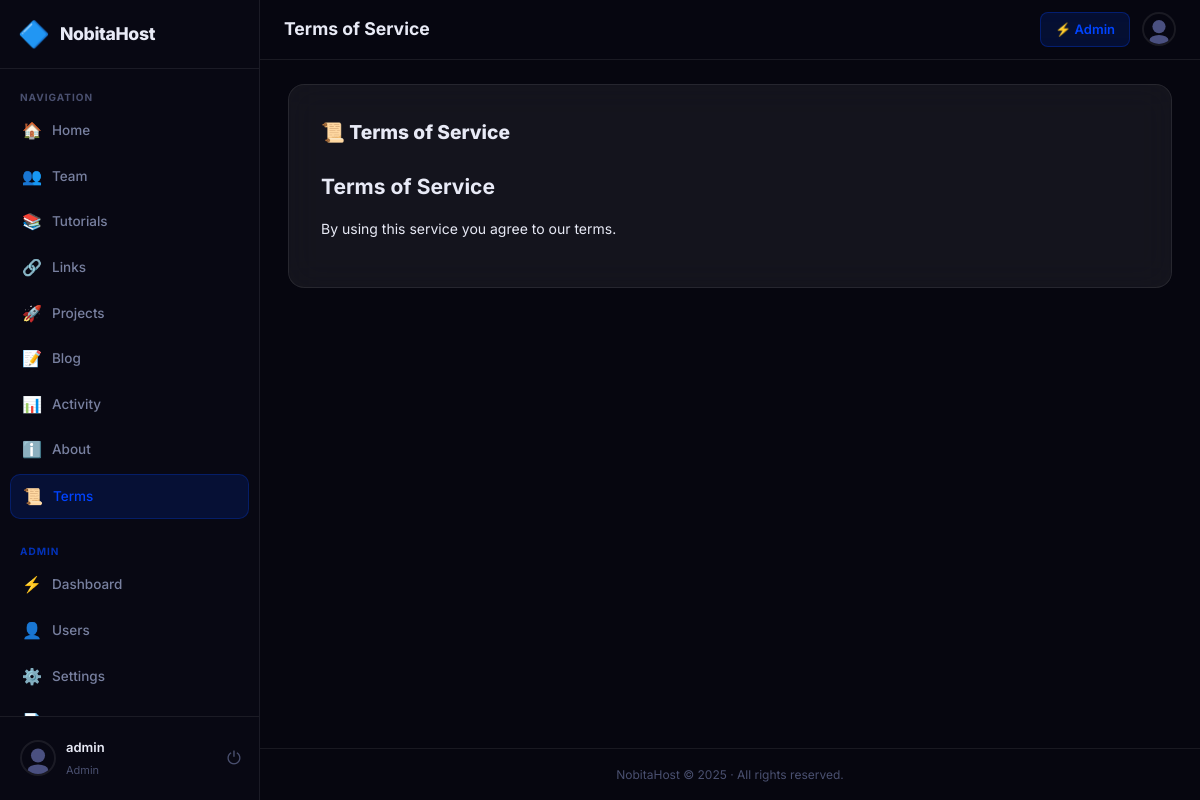
The page /index.php?page=terms (signed in) on the database its author committed.
### tables this page shows
CREATE TABLE users (
      id INTEGER PRIMARY KEY AUTOINCREMENT,
      username TEXT UNIQUE NOT NULL,
      email TEXT UNIQUE NOT NULL,
      password TEXT NOT NULL,
      role TEXT NOT NULL DEFAULT 'user',
      status TEXT NOT NULL DEFAULT 'active',
      owner_id INTEGER DEFAULT NULL,
      profile_pic TEXT DEFAULT '',
      bio TEXT DEFAULT '',
      two_factor_enabled INTEGER NOT NULL DEFAULT 0,
      two_factor_secret TEXT DEFAULT NULL,
      is_demo INTEGER NOT NULL DEFAULT 0,
      last_login TEXT,
      last_ip TEXT DEFAULT '',
      created_at TEXT NOT NULL DEFAULT (datetime('now'))
    );

CREATE TABLE content_pages (
      id INTEGER PRIMARY KEY AUTOINCREMENT,
      slug TEXT UNIQUE NOT NULL,
      title TEXT NOT NULL,
      content TEXT DEFAULT '',
      updated_at TEXT,
      updated_by INTEGER
    );

### settings.php (called while the page is built, shortened)
<?php
function getContentPage(string $slug): ?array {
    $db   = getDB();
    $stmt = $db->prepare("SELECT * FROM content_pages WHERE slug = ?");
    $stmt->execute([$slug]);
    return $stmt->fetch() ?: null;
}

### index.php (called while the page is built, shortened)
<?php
require_once __DIR__ . '/auth.php';
require_once __DIR__ . '/settings.php';
require_once __DIR__ . '/helpers.php';
require_once __DIR__ . '/mailer.php';
$page = $_GET['page'] ?? 'home';
$routes = [
    'login'        => ['pages/auth/login.php',     false, false],
    'register'     => ['pages/auth/register.php',  false, false],
    'logout'       => ['pages/auth/logout.php',    false, false],
    'forgot'       => ['pages/auth/forgot.php',    false, false],
    'reset'        => ['pages/auth/reset.php',     false, false],
    'verify-2fa'   => ['pages/auth/verify-2fa.php',false, false],
    'home'         => ['pages/user/home.php',         true, false],
    'profile'      => ['pages/user/profile.php',      true, false],
    'team'         => ['pages/user/team.php',          true, false],
    'about'        => ['pages/user/about.php',         true, false],
    'tutorials'    => ['pages/user/tutorials.php',     true, false],
    'projects'     => ['pages/user/projects.php',      true, false],
    'links'        => ['pages/user/links.php',         true, false],
    'activity'     => ['pages/user/activity.php',      true, false],
    'blog'         => ['pages/user/blog.php',          true, false],
    'blog-post'    => ['pages/user/blog-post.php',     true, false],
    'terms'        => ['pages/user/terms.php',         true, false],
    'admin'        => ['pages/admin/dashboard.php',   true, true],
    'admin-users'  => ['pages/admin/users.php',       true, true],
    'admin-settings' => ['pages/admin/settings.php', true, true],
    'admin-content'  => ['pages/admin/content.php',  true, true],
    'admin-tutorials'=> ['pages/admin/tutorials.php', true, true],
    'admin-blog'     => ['pages/admin/blog.php',      true, true],
    'admin-activity' => ['pages/admin/activity.php',  true, true],
    'admin-roles'    => ['pages/admin/roles.php',     true, true],
    'admin-links'    => ['pages/admin/links.php',     true, true],
    'admin-projects' => ['pages/admin/projects.php',  true, true],
];
[$file, $needsAuth, $needsAdmin] = $routes[$page];
$filePath = __DIR__ . '/' . $file;
include $filePath;

### helpers.php (called while the page is built, shortened)
<?php
function h(string $str): string {
    return htmlspecialchars($str, ENT_QUOTES | ENT_HTML5, 'UTF-8');
}
function avatarUrl(?string $profilePic, string $username): string {
    return 'public/img/avatar.svg';
}

### auth.php (called while the page is built, shortened)
<?php
function currentUser(): ?array {
    $db   = getDB();
    $stmt = $db->prepare("SELECT * FROM users WHERE id = ?");
    $stmt->execute([$_SESSION['user_id']]);
    $u = $stmt->fetch();
    return $u;
}
function requireLogin(): array {
    $user = currentUser();
    return $user;
}
function isAdmin(?array $user): bool {
    return $user && $user['role'] === 'admin';
}

### pages/user/terms.php (the view, shortened to what this page needs)
<?php
$user   = requireLogin();
$pageId = 'terms';
$page   = getContentPage('terms');
$content_text = $page ? $page['content'] : '<p>Terms of service coming soon.</p>';
?>
<div class="terms-page">
  <div class="card content-page">
    <h2 class="section-title">📜 Terms of Service</h2>
    <div class="content-body"><?= $content_text ?></div>
  </div>
</div>
<?php
include __DIR__ . '/../../views/layout.php';

### views/partials/sidebar.php (shortened to what this page needs)
<?php
$s         = $s ?? getSettings();
$user      = $user ?? currentUser();
$panelName = h($s['panel_name'] ?? 'NobitaHost');
$logoType  = $s['logo_type'] ?? 'emoji';
$logoEmoji = h($s['logo_emoji'] ?? '🔷');
$logoUrl   = h($s['logo_url'] ?? '');
$isAdmin   = isAdmin($user);
$pageId    = $pageId ?? '';
$navItems = [
    ['icon'=>'🏠','label'=>'Home',      'page'=>'home'],
    ['icon'=>'👥','label'=>'Team',       'page'=>'team'],
    ['icon'=>'📚','label'=>'Tutorials',  'page'=>'tutorials'],
    ['icon'=>'🔗','label'=>'Links',      'page'=>'links'],
    ['icon'=>'🚀','label'=>'Projects',   'page'=>'projects'],
    ['icon'=>'📝','label'=>'Blog',       'page'=>'blog'],
    ['icon'=>'📊','label'=>'Activity',   'page'=>'activity'],
    ['icon'=>'ℹ️', 'label'=>'About',     'page'=>'about'],
    ['icon'=>'📜','label'=>'Terms',      'page'=>'terms'],
];
$adminItems = [
    ['icon'=>'⚡','label'=>'Dashboard',  'page'=>'admin'],
    ['icon'=>'👤','label'=>'Users',      'page'=>'admin-users'],
    ['icon'=>'⚙️', 'label'=>'Settings',  'page'=>'admin-settings'],
    ['icon'=>'📄','label'=>'Content',    'page'=>'admin-content'],
    ['icon'=>'🎥','label'=>'Tutorials',  'page'=>'admin-tutorials'],
    ['icon'=>'✏️', 'label'=>'Blog',      'page'=>'admin-blog'],
    ['icon'=>'🔗','label'=>'Links',      'page'=>'admin-links'],
    ['icon'=>'🚀','label'=>'Projects',   'page'=>'admin-projects'],
    ['icon'=>'📋','label'=>'Activity',   'page'=>'admin-activity'],
];
?>
<aside class="sidebar" id="sidebar">
  <div class="sidebar-header">
    <a href="index.php?page=home" class="sidebar-brand">
      <?php if ($logoType === 'image' && $logoUrl): ?>
        <img src="<?= $logoUrl ?>" alt="logo" class="brand-logo-img">
      <?php else: ?>
        <span class="brand-logo-emoji"><?= $logoEmoji ?></span>
      <?php endif; ?>
      <span class="brand-name"><?= $panelName ?></span>
    </a>
  </div>
  <nav class="sidebar-nav">
    <div class="nav-section">
      <span class="nav-section-label">Navigation</span>
      <?php foreach ($navItems as $item): ?>
      <a href="index.php?page=<?= $item['page'] ?>"
         class="nav-item <?= ($pageId === $item['page']) ? 'active' : '' ?>">
        <span class="nav-icon"><?= $item['icon'] ?></span>
        <span class="nav-label"><?= $item['label'] ?></span>
      </a>
      <?php endforeach; ?>
    </div>
    <?php if ($isAdmin): ?>
    <div class="nav-section nav-admin">
      <span class="nav-section-label">Admin</span>
      <?php foreach ($adminItems as $item): ?>
      <a href="index.php?page=<?= $item['page'] ?>"
         class="nav-item <?= ($pageId === $item['page']) ? 'active' : '' ?>">
        <span class="nav-icon"><?= $item['icon'] ?></span>
        <span class="nav-label"><?= $item['label'] ?></span>
      </a>
      <?php endforeach; ?>
    </div>
    <?php endif; ?>
  </nav>
  <div class="sidebar-footer">
    <a href="index.php?page=profile" class="sidebar-user">
      <img src="<?= h(avatarUrl($user['profile_pic'] ?? '', $user['username'])) ?>"
           alt="avatar" class="sidebar-avatar" onerror="this.src='public/img/avatar.svg'">
      <div class="sidebar-user-info">
        <span class="sidebar-username"><?= h($user['username']) ?></span>
        <span class="sidebar-role <?= h($user['role']) ?>"><?= ucfirst(h($user['role'])) ?></span>
      </div>
    </a>
    <a href="index.php?page=logout" class="sidebar-logout" title="Logout">⏻</a>
  </div>
</aside>

### views/partials/footer.php
<?php
$s         = $s ?? getSettings();
$panelName = h($s['panel_name'] ?? 'NobitaHost');
$footerPage = getContentPage('footer');
$footerText = $footerPage ? $footerPage['content'] : "{$panelName} &copy; " . date('Y');
?>
<footer class="app-footer">
  <p><?= $footerText ?></p>
</footer>

### public/css/style.css (style rules this page uses)
:root { --accent: #0044ff; --accent-rgb: 0, 68, 255; --blur: 16px; --radius: 16px; --transparency: 100; --bg: #0a0a0f; --bg2: #10101a; --bg3: #17172a; --surface: rgba(255,255,255,0.06); --surface-hover: rgba(255,255,255,0.10); --border: rgba(255,255,255,0.08); --border-accent: rgba(var(--accent-rgb), 0.4); --text: #e8eaf6; --text-muted: #7880a0; --text-dim: #4a5070; --sidebar-w: 260px; --topbar-h: 60px; --shadow: 0 8px 32px rgba(0,0,0,0.6); --shadow-sm: 0 4px 16px rgba(0,0,0,0.4); --transition: all 0.2s ease; }
*, *::before, *::after { box-sizing: border-box; margin: 0; padding: 0; }
html { scroll-behavior: smooth; }
body { font-family: 'Inter', system-ui, -apple-system, sans-serif; background: var(--bg); color: var(--text); min-height: 100vh; overflow-x: hidden; font-size: 14px; line-height: 1.6; }
a { color: inherit; text-decoration: none; }
img { max-width: 100%; }
body::before { content: ''; position: fixed; inset: 0; z-index: -2; background: var(--bg); }
.sidebar { position: fixed; left: 0; top: 0; bottom: 0; width: var(--sidebar-w); background: rgba(10,10,20,0.85); backdrop-filter: blur(var(--blur)); -webkit-backdrop-filter: blur(var(--blur)); border-right: 1px solid var(--border); display: flex; flex-direction: column; z-index: 100; transition: transform 0.3s ease; }
.sidebar-header { display: flex; align-items: center; justify-content: space-between; padding: 20px 18px; border-bottom: 1px solid var(--border); }
.sidebar-brand { display: flex; align-items: center; gap: 10px; font-weight: 700; font-size: 1.1rem; color: var(--text); }
.brand-logo-emoji { font-size: 1.6rem; line-height: 1; }
.brand-name { font-weight: 800; letter-spacing: -0.02em; }
.sidebar-nav { flex: 1; padding: 12px 10px; overflow-y: auto; overflow-x: hidden; }
.nav-section { margin-bottom: 16px; }
.nav-section-label { font-size: 10px; font-weight: 700; letter-spacing: 0.1em; text-transform: uppercase; color: var(--text-dim); padding: 8px 10px 4px; display: block; }
.nav-item { display: flex; align-items: center; gap: 10px; padding: 9px 12px; border-radius: 10px; color: var(--text-muted); transition: var(--transition); font-weight: 500; margin-bottom: 2px; }
.nav-item.active { background: rgba(var(--accent-rgb), 0.15); color: var(--accent); border: 1px solid rgba(var(--accent-rgb), 0.25); }
.nav-icon { font-size: 1rem; width: 20px; text-align: center; flex-shrink: 0; }
.nav-label { font-size: 13.5px; }
.nav-admin .nav-section-label { color: rgba(var(--accent-rgb), 0.7); }
.sidebar-footer { padding: 12px 10px; border-top: 1px solid var(--border); display: flex; align-items: center; gap: 8px; }
.sidebar-user { display: flex; align-items: center; gap: 10px; flex: 1; min-width: 0; padding: 8px 10px; border-radius: 10px; transition: var(--transition); }
.sidebar-avatar { width: 36px; height: 36px; border-radius: 50%; object-fit: cover; border: 2px solid var(--border); flex-shrink: 0; }
.sidebar-user-info { min-width: 0; }
.sidebar-username { font-weight: 600; font-size: 13px; display: block; white-space: nowrap; overflow: hidden; text-overflow: ellipsis; }
.sidebar-role { font-size: 11px; color: var(--text-dim); text-transform: capitalize; }
.sidebar-logout { color: var(--text-dim); padding: 8px; border-radius: 8px; transition: var(--transition); font-size: 1.1rem; }
.card { background: var(--surface); backdrop-filter: blur(var(--blur)); -webkit-backdrop-filter: blur(var(--blur)); border: 1px solid var(--border); border-radius: var(--radius); padding: 20px; transition: var(--transition); }
.section-title { font-weight: 800; font-size: 1.2rem; margin-bottom: 16px; }
.content-page { padding: 32px; }
.content-body { line-height: 1.8; color: var(--text); }
.content-body h1,.content-body h2,.content-body h3 { margin: 20px 0 10px; }
.content-body p { margin-bottom: 14px; }
.app-footer { text-align: center; padding: 16px 24px; font-size: 12px; color: var(--text-dim); border-top: 1px solid var(--border); }

### rows shown on the page
users: username "admin", role "Admin"
content_pages: content "Terms of Service By using this service you agree to our terms."
content_pages: content "NobitaHost © 2025 · All rights reserved."

### other values the page prints
$logoEmoji "🔷"
$panelName "NobitaHost"
$item['icon'] "🏠"
$item['label'] "Home"
$item['icon'] "👥"
$item['label'] "Team"
$item['icon'] "📚"
$item['label'] "Tutorials"
$item['icon'] "🔗"
$item['label'] "Links"
$item['icon'] "🚀"
$item['label'] "Projects"
$item['icon'] "📝"
$item['label'] "Blog"
$item['icon'] "📊"
